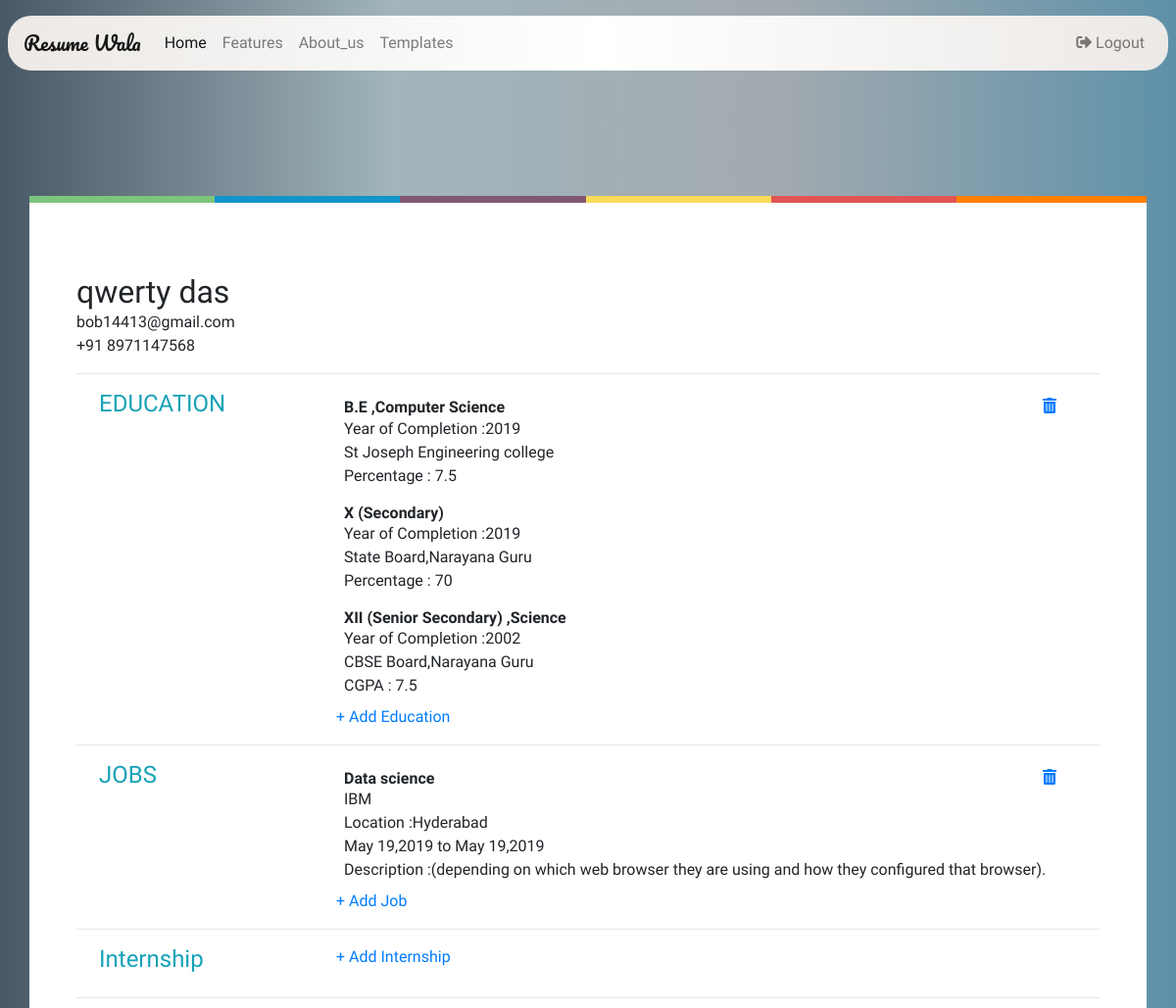
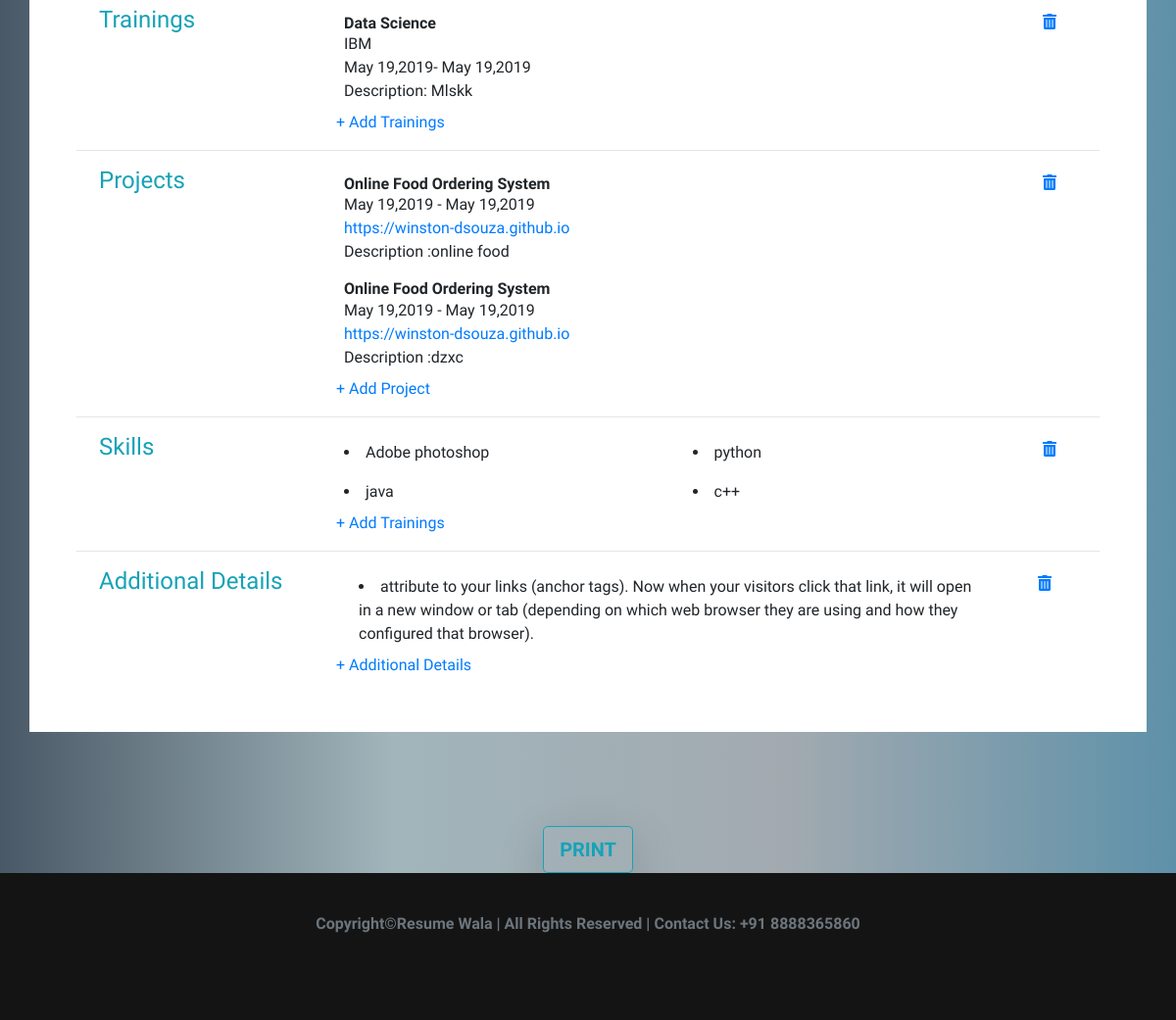
Page /resume/ (signed in) on the committed database (2 pictures, top to bottom).
### resume/views.py (the view)
# urls.py: path('', views.resume , name='resume'),
def resume(request):
    for key, value in request.session.items():
        print("key in resume",key)
        i=value
        print(i)
    try:
        resumeheader=models.header(i)
    except:
        return render(request, 'index.html', {'condition': False})
    educate=models.ret_education(i)
    jobs=models.ret_job(i)
    intern=models.ret_intern(i)
    train=models.ret_train(i)
    project=models.ret_pro(i)
    skill=models.ret_skill(i)
    add=models.ret_add(i)
    print(educate)
    print(jobs)
    print(intern)
    print(train)
    print(project)
    print(skill)
    print(add)
    if request.session.keys():
        return render(request, 'resume.html', {'condition': True,'resumeheader':resumeheader,'educate':educate,'jobs':jobs,'intern':intern,'train':train,'project':project,'skill':skill,'add':add})
    else:
        return render(request, 'index.html', {'condition': False})

### resume/models.py (called while the page is built)
def header(userid):
    Myuser = sqlite3.connect('db1.sqlite3')
    Cursor = Myuser.cursor()
    Cursor.execute("select first_name,last_name,emailId,phone_no from user where id=?",(userid,))
    result = Cursor.fetchall()[0]
    Myuser.close()
    print(result)
    return result

def ret_education(userid):
    Myuser = sqlite3.connect('db1.sqlite3')
    Cursor = Myuser.cursor()
    Cursor.execute("select degree,stream,strftime('%Y',yearofcomplete) ,school,scale,performance,board from education where edu_id=? ORDER BY  yearofcomplete DESC", (userid,))
    result = Cursor.fetchall()
    Myuser.close()
    print(result)
    return result

def ret_job(userid):
    Myuser = sqlite3.connect('db1.sqlite3')
    Cursor = Myuser.cursor()
    Cursor.execute("select profile,organization,location,sdate,edate,description from jobs where job_id=? ", (userid,))
    result = Cursor.fetchall()
    Myuser.close()
    print(result)
    return result

def ret_intern(userid):
    Myuser = sqlite3.connect('db1.sqlite3')
    Cursor = Myuser.cursor()
    Cursor.execute("select profile,organization,location,sdate,edate,description from internship where intern_id=? ", (userid,))
    result = Cursor.fetchall()
    Myuser.close()
    print(result)
    return result

def ret_train(userid):
    Myuser = sqlite3.connect('db1.sqlite3')
    Cursor = Myuser.cursor()
    Cursor.execute("select program,organization,sdate,edate,description from training where train_id=? ", (userid,))
    result = Cursor.fetchall()
    Myuser.close()
    print(result)
    return result

def ret_pro(userid):
    Myuser = sqlite3.connect('db1.sqlite3')
    Cursor = Myuser.cursor()
    Cursor.execute("select pname,sdate,edate,link,description from project where pro_id=? ", (userid,))
    result = Cursor.fetchall()
    Myuser.close()
    print(result)
    return result

def ret_skill(userid):
    Myuser = sqlite3.connect('db1.sqlite3')
    Cursor = Myuser.cursor()
    Cursor.execute("select skill from skills where skill_id=? ", (userid,))
    result = Cursor.fetchall()
    Myuser.close()
    print(result)
    return result

def ret_add(userid):
    Myuser = sqlite3.connect('db1.sqlite3')
    Cursor = Myuser.cursor()
    Cursor.execute("select description from additional where add_id=? ", (userid,))
    result = Cursor.fetchall()
    Myuser.close()
    print(result)
    return result

### Template/resume.html (shortened to what this page needs)
{% load static %}
<html lang="en">
<head>
    <link rel="stylesheet" href="https://use.fontawesome.com/releases/v5.8.1/css/all.css">
    <link rel="stylesheet" href="https://maxcdn.bootstrapcdn.com/bootstrap/4.3.1/css/bootstrap.min.css">
    <link rel="stylesheet" type="text/css" href="https://cdn.jsdelivr.net/npm/daterangepicker/daterangepicker.css" />
    <link rel="stylesheet" href="{%static 'style.css' %}">
</head>
<body style="background: linear-gradient(to right, #495866, #a1b5bb, #a2aab0, #5e91a9); ">
    {% include 'header.html' %}
    <div class="container bg-white p-0" style="margin-top:200px ;min-height:600px;">
        <hr class="resume-progress ">
        <div class="container p-5">
            <div class="mt-2">
                <h2 class="d-inline">{{resumeheader.0}} {{resumeheader.1}}</h2>
                <ul class="list-unstyled">
                    <li> {{resumeheader.2}}</li>
                    <li>+91 {{resumeheader.3}}</li>
                </ul>
            </div>
            <hr>
            <div class="mt-2">
                <div class="row m-2">
                    <div class=" text-info col-md-3 h4">EDUCATION</div>
                    <div class="col-md-9 row">
                        {% if educate %}
                        <a href="{% url 'deleteEdu' %}" class="nav-link text-decoration-none"  style="position:absolute;left:720px;" class="d-inline " ><span>
                            <i class="fas fa-trash-alt"></i></span></a>
                        {% endif %}
                        {% for i in educate%}
                        <div class="col-md-12 p-2">
                            <h6 class="font-weight-bold d-inline">{{i.0}} {% if i.1 %} ,{{i.1}}{% endif%}</h6>
                            <div>Year of Completion :{{ i.2}}</div>
                            <div>{% if i.6 %} {{i.6}} Board,{% endif%}{{i.3}}</div>
                            <div class="d-inline">{{i.4}} :</div>
                            <div class="d-inline">{{i.5}}</div>
                            <br>
                        </div>
                        {% endfor %}
                        <a href="http://" class="addMoreItemContainer" data-toggle="modal" data-dismiss="modal"
                            data-target="#add-education-modal" id="education">+ Add Education</a>
                    </div>
                </div>
                <hr />
            </div>
            <div class="mt-2">
                <div class="row m-2">
                    <div class=" text-info col-md-3 h4">JOBS</div>
                    <div class="col-md-9 row">
                        {% if jobs %}
                        <a href="{% url 'deletejob' %}" class="nav-link text-decoration-none"  style="position:absolute;left:720px;" class="d-inline " ><span>
                            <i class="fas fa-trash-alt"></i></span></a>
                        {% endif %}
                         {% for i in jobs%}
                        <div class="col-md-12 p-2">
                            <h6 class="font-weight-bold d-inline">{{i.0}}</h6>
                            <div>{{i.1}} </div>
                            <div>Location :{{i.2}}</div>
                            <div class="d-inline">{{i.3}}</div> to
                            <div class="d-inline">{{i.4}}</div>
                            <div>Description :{{i.5}}</div>
                        </div>
                        {% endfor %}
                        <a href="http://" class="addMoreItemContainer" data-toggle="modal" data-dismiss="modal"
                            data-target="#job-modal" id="education">+ Add Job</a>
                    </div>
                </div>
            </div>
            <hr>
            <div class="mt-2">
                <div class="row m-2">
                    <div class=" text-info col-md-3 h4">Internship</div>
                    <div class="col-md-9 row">
                        <a href="http://" class="addMoreItemContainer" data-toggle="modal" data-dismiss="modal"
                            data-target="#intern-modal" id="education">+ Add Internship</a>
                    </div>
                </div>
            </div>
            <hr>
            <div class="mt-2">
                <div class="row m-2">
                    <div class=" text-info col-md-3 h4">Trainings</div>
                    <div class="col-md-9 row">
                        {% if train %}
                        <a href="{% url 'deletetrain' %}" class="nav-link text-decoration-none"  style="position:absolute;left:720px;" class="d-inline " ><span>
                            <i class="fas fa-trash-alt"></i></span></a>
                        {% endif %}
                        {% for i in train%}
                        <div class="col-md-12 p-2">
                            <h6 class="font-weight-bold d-inline">{{i.0}}</h6>
                            <div>{{ i.1}} </div>
                            <div class="d-inline">{{i.2}}</div>-
                            <div class="d-inline"> {{i.3}} </div>
                            <div>Description: {{i.4}}</div>
                        </div>
                        {% endfor %}
                        <a href="http://" class="addMoreItemContainer" data-toggle="modal" data-dismiss="modal"
                            data-target="#train-modal" id="education">+ Add Trainings</a>
                    </div>
                </div>
            </div>
            <hr>
            <div class="mt-2">
                <div class="row m-2">
                    <div class=" text-info col-md-3 h4">Projects</div>
                    <div class="col-md-9 row">
                        {% if project %}
                        <a href="{% url 'deleteproject' %}" class="nav-link text-decoration-none"  style="position:absolute;left:720px;" class="d-inline " ><span>
                            <i class="fas fa-trash-alt"></i></span></a>
                        {% endif %}
                        {% for i in project%}
                        <div class="col-md-12 p-2">
                            <h6 class="font-weight-bold d-inline">{{i.0}}</h6>
                            <br>
                            <div class="d-inline"> {{ i.1}} </div>-
                            <div class="d-inline">{{i.2}}</div>
                            <div><a href="{{i.3}}" target="_blank">{{i.3}}</a>
                            </div>
                            <div>Description :{{i.4}}</div>
                        </div>
                        {% endfor %}
                        <a href="http://" class="addMoreItemContainer" data-toggle="modal" data-dismiss="modal"
                            data-target="#pro-modal" id="education">+ Add Project</a>
                    </div>
                </div>
            </div>
            <hr>
            <div class="mt-2">
                <div class="row m-2">
                    <div class=" text-info col-md-3 h4">Skills</div>
                    <div class="col-md-9 row">
                        <div class="col-md-12  row">
                            {% if skill %}
                                <a href="{% url 'deleteskill' %}" class="nav-link text-decoration-none"  style="position:absolute;left:720px;" class="d-inline " ><span>
                                <i class="fas fa-trash-alt"></i></span></a>
                            {% endif %}
                            {% for i in skill%}
                            <div class="d-inline col-md-6 p-2"><li>{{i.0}}</li></div>
                            {% endfor %}
                        </div>
                        <a href="http://" class="addMoreItemContainer" data-toggle="modal" data-dismiss="modal"
                            data-target="#skill-modal" id="education">+ Add Trainings</a>
                    </div>
                </div>
            </div>
            <hr>
            <div class="mt-2">
                <div class="row m-2">
                    <div class=" text-info col-md-3 h4">Additional Details</div>
                    <div class="col-md-9 row">
                        <div class="col-md-11">
                            {% if add %}
                                <a href="{% url 'deleteadd' %}" class="nav-link text-decoration-none"  style="position:absolute;left:700px;" class="d-inline " ><span>
                                <i class="fas fa-trash-alt"></i></span></a>
                            {% endif %}
                            {% for i in add %}
                            <div class="p-2"><li>{{i.0}}</li></div>
                            {% endfor %}
                        </div>
                        <a href="http://" class="addMoreItemContainer" data-toggle="modal" data-dismiss="modal"
                            data-target="#add-modal" id="education">+ Additional Details</a>
                    </div>
                </div>
            </div>
        </div>
    </div>
    <br>
    <br>
    <br>
    <br>
   <div style="text-align: center"  >
   <a href="{% url 'temp1' %}"  class="font-weight-bolder btn btn btn-outline-info btn-lg shadow-lg btn-grad"><b>PRINT </b></a>
   {%  include 'footer.html' %}
</div>
</body>
</html>

### static/style.css (style rules this page uses)
html { position: relative; min-width:100%; }
body { overflow-x:hidden; margin:0; margin-bottom: 150px; }
body, h1, h2, h3, h4, h5, h6 { font-family: 'Martel Sans'; }
.resume-progress { border:0;height:7px;background:linear-gradient(to right,#7dc57c 0,#7dc57c 16.6%,#1295c9 16.6%,#1295c9 33.2%,#815874 33.2%,#815874 49.8%,#fada58 49.8%,#fada58 66.4%,#e15554 66.4%,#e15554 83%,#ff8000 83%,#ff8000 99.6%) }

### rows in the picture
user: first_name "qwerty", emailId "bob14413@gmail.com"
education: degree "B.E", stream "Computer Science", i "2019", school "St Joseph Engineering college", scale "Percentage", performance "7.5"
education: degree "XII (Senior Secondary)", stream "Science", i "2002", board "CBSE", school "Narayana Guru", scale "CGPA", performance "7.5"
jobs: profile "Data science", organization "IBM", location "Hyderabad", i "May 19,2019", description "(depending on which web browser they are using and how they configured that browser)."
training: program "Data Science", organization "IBM", i "May 19,2019", description "Mlskk"
project: pname "Online Food Ordering System", i "May 19,2019", link "https://winston-dsouza.github.io", description "online food"
project: pname "Online Food Ordering System", i "May 19,2019", link "https://winston-dsouza.github.io", description "dzxc"
additional: description "attribute to your links (anchor tags). Now when your visitors click that link, it will open in a new window or tab (depending on which web browser they are using and how they configured that browser)."

### other values in the picture
{{ resumeheader.1 }} "das"
{{ resumeheader.3 }} "8971147568"
{{ i.0 }} "X (Secondary)"
{{ i.2 }} "2019"
{{ i.6 }} "State"
{{ i.3 }} "Narayana Guru"
{{ i.4 }} "Percentage"
{{ i.5 }} "70"
{{ i.0 }} "Adobe photoshop" "python" "java" "c++"
